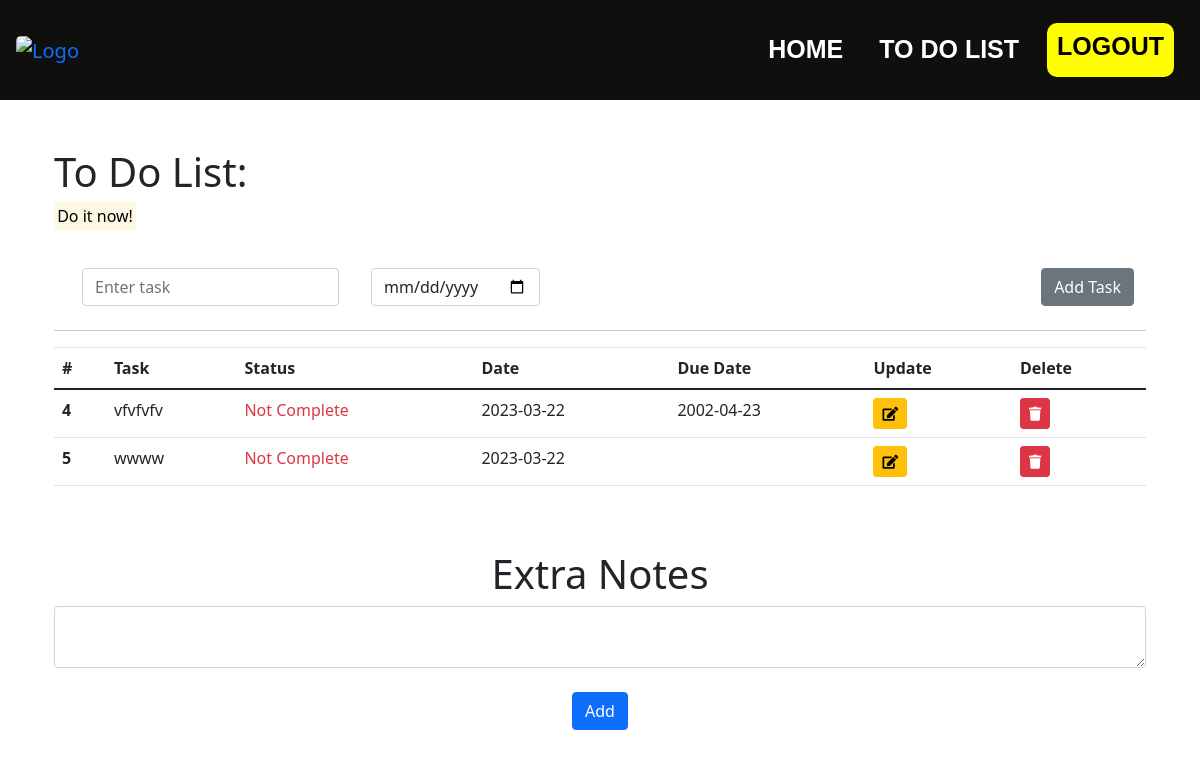
The app's page /todolist (signed in), older data.
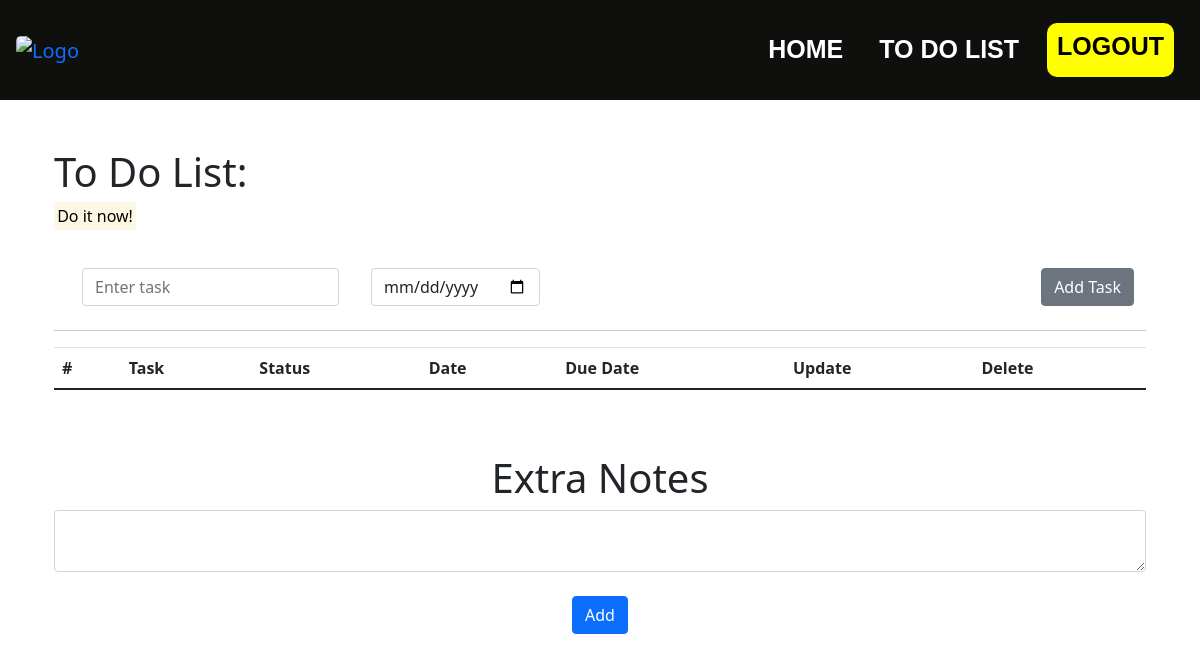
The same page, newer data.
### website/models.py (models this page shows)
class Todo(db.Model):
    id = db.Column(db.Integer, primary_key=True)
    title = db.Column(db.String(100))
    complete = db.Column(db.Boolean)
    date_created = db.Column(db.DateTime, default=datetime.datetime.utcnow())
    due_date = db.Column(db.DateTime)

### website/views.py (the view, shortened to what this page needs)
@views.route("/todolist", methods=['GET', 'POST'])
@login_required
def todolist():
    todo_list = Todo.query.all()
    return render_template("todolist.html", todo_list=todo_list, user=current_user)

### website/__init__.py (called while the page is built)
def create_app():
    app = Flask(__name__)
    app.config['SECRET_KEY'] = 'secret!'
    app.config['SQLALCHEMY_DATABASE_URI'] = f'sqlite:///{DB_NAME}'
    db.init_app(app)
    from .views import views
    from .auth import auth
    app.register_blueprint(views, url_prefix='/')
    app.register_blueprint(auth, url_prefix='/')
    from .models import User
    from .models import Note
    create_database(app)
    login_manager = LoginManager()
    login_manager.login_view = 'auth.login'
    login_manager.init_app(app)
    @login_manager.user_loader
    def load_user(id):
          return User.query.get(int(id))
    return app

### website/templates/todolist.html (shortened to what this page needs)
{% extends "base.html" %}
{% block content %}
<link href="https://cdn.jsdelivr.net/npm/bootstrap@5.0.0-beta2/dist/css/bootstrap.min.css" rel="stylesheet"
integrity="sha384-BmbxuPwQa2lc/FVzBcNJ7UAyJxM6wuqIj61tLrc4wSX0szH/Ev+nYRRuWlolflfl">
<link rel="stylesheet" href="https://cdnjs.cloudflare.com/ajax/libs/font-awesome/5.15.3/css/all.css">
<link rel="stylesheet" href="{{ url_for('static', filename='style/custom.css') }}">
<main role="main" class="container extra-bottom">
  <h1 class="mt-5">To Do List:</h1>
  <p><mark>Do it now!</mark></p>
<div class="container">
  <form class="form-inline" action="/add" method="post">
    <div class="form-group mx-sm-3 mb-2">
      <input type="text" class="form-control" id="title" name="title" placeholder="Enter task">
    </div>
    <div class="form-group mx-sm-3 mb-2">
      <input type="date" class="form-control" id="due_date" name="due_date">
    </div>
    <div class="add ml-auto" class ="form-group mx-sm-3 mb-2">
      <button type="submit" class="btn btn-secondary mb-2">Add Task</button>
    </div>
  </form>
</div>
<hr>
<div class="row">
  <div class="col">
    <table class="table">
      <thead>
        <tr>
          <th>#</th>
          <th>Task</th>
          <th>Status</th>
          <th>Date</th>
          <th>Due Date</th>
          <th>Update</th>
          <th>Delete</th>
        </tr>
      </thead>
      <tbody>
        {% for todo in todo_list %}
            <tr>
                <th scope="row">{{ todo.id }}</th>
                <td>{{ todo.title }}</td>
                <td>
                  {% if todo.complete %}
                    <span class="text-success">Completed</span>
                  {% else %}
                    <span class="text-danger">Not Complete</span>
                  {% endif %}
                </td>
                <td>{{ todo.date_created.strftime('%Y-%m-%d') }}</td>
                <td>{{ todo.due_date.strftime('%Y-%m-%d') if todo.due_date else "" }}</td>
                <td><a href="/update/{{ todo.id }}" class="btn btn-warning btn-sm"><i class="fa fa-edit"></i></a></td>
                <td><a href="/delete/{{ todo.id }}" class="btn btn-danger btn-sm"><i class="fas fa-trash"></i></a></td>
            </tr>
        {% endfor %}
      </tbody>
    </table>
  </div>
</div>
</br><br>
<h1 align="center">Extra Notes</h1>
  <form method="POST">
    <textarea name="note" id="note" class="form-control"></textarea>
    <br />
    <div align="center">
      <button type="submit" class="btn btn-primary">Add</button>
    </div>
  </form>
{% endblock %}

### website/templates/base.html (shortened to what this page needs)
<!DOCTYPE html>
<html>
  <head>
    <link
      rel="stylesheet"
      href="https://stackpath.bootstrapcdn.com/bootstrap/4.4.1/css/bootstrap.min.css"
    />
    <link
      rel="stylesheet"
      href="https://stackpath.bootstrapcdn.com/font-awesome/4.7.0/css/font-awesome.min.css"
    />
    <link rel="stylesheet" href="{{ url_for('static', filename='style/style.css') }}">
</head>
<body>
  <nav class="navbar navbar-expand-lg navbar-black bg-black">
    <div class="collapse navbar-collapse" id="navbar">
        <a class="navbar-brand" href="#">
          <img src="https://img.freepik.com/premium-vector/list-icon-comic-style-document-checklist-cartoon-vector-illustration-white-isolated-background-notepad-check-mark-splash-effect-business-concept_157943-4976.jpg" alt="Logo" height="30">
        </a>
      <div class="navbar-nav">
        {% if user.is_authenticated %}
        <a class="nav-item nav-link" id="home" href="/">HOME</a>
        <a class="nav-item nav-link" id="todolist" href="/todolist">TO DO LIST</a>
        <a class="nav-item nav-link" id="logout" href="/logout">LOGOUT</a>
        {% else %}
        <a class="nav-item nav-link" id="login" href="/login">LOGIN</a>
        <a class="nav-item nav-link" id="signUp" href="/Sign_up">SIGN UP</a>
        {% endif %}
      </div>
    </div>
  </nav>
    <div class="container">{% block content %} {% endblock %}</div>
</body>
</html>

### website/static/style/style.css (style rules this page uses)
.navbar { background-color: rgb(15, 15, 14); height: 100px; }
.navbar-nav .nav-link { color: white; }
.navbar-nav .nav-link { font-size: 25px; font-family:'Trebuchet MS', 'Lucida Sans Unicode', 'Lucida Grande', 'Lucida Sans', Arial, sans-serif; font-weight: bold; }
.navbar-brand img { height: 60px; margin-right: auto; border-radius: 5px; }
.navbar-nav { margin-left: auto; }
.navbar-nav .nav-link#logout { background-color: yellow; border-radius: 10px; padding: 5px 10px; color: black; }
.nav-item { margin: 10px }
button { border-radius: 15px; border: none; padding: 10px 30px; font-family: 'Trebuchet MS', 'Lucida Sans Unicode', 'Lucida Grande', 'Lucida Sans', Arial, sans-serif; font-weight: bold; }

Row changes from the older to the newer data that the page shows:
removed Todo: id "4", title "vfvfvfv", complete "Not Complete", date_created "2023-03-22", due_date "2002-04-23"
removed Todo: id "5", title "wwww", complete "Not Complete", date_created "2023-03-22"
